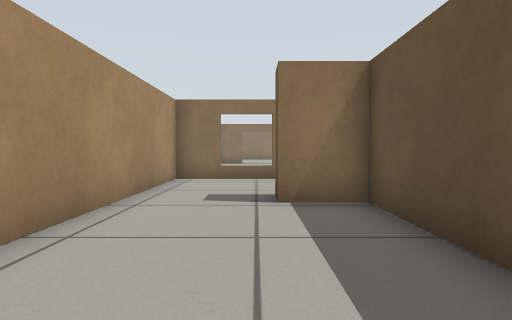
view 1 (above)

21 first-person views from a walk through a world built for the Gazebo simulator. The camera is 0.47 m above the floor, tilts 2° down and sees 75° across. The floor is counted in squares, 0.5 m on a side. Each view is taken from the middle of a square. On the plan, view 1 faces up. The plan holds only what a view shows up to about 12 squares ahead; the rest is blank.

view 2
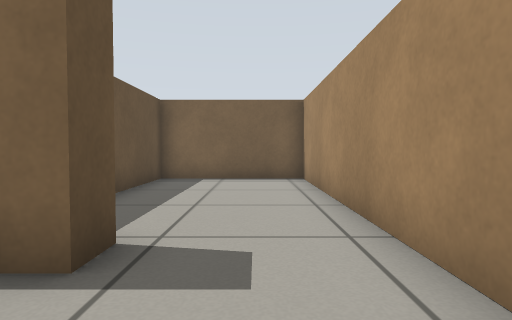

view 3
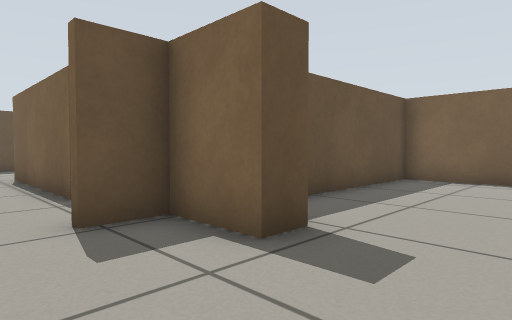

view 4
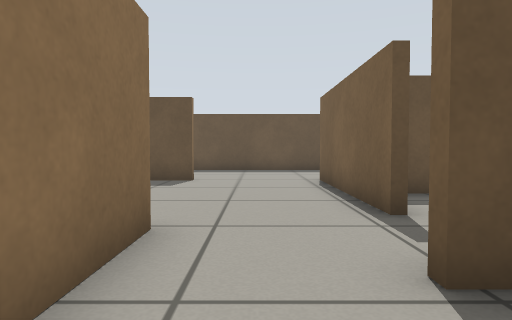

view 5
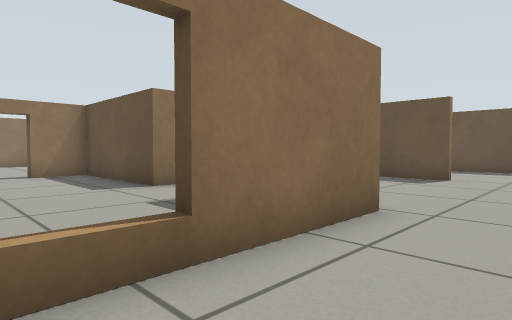

view 6
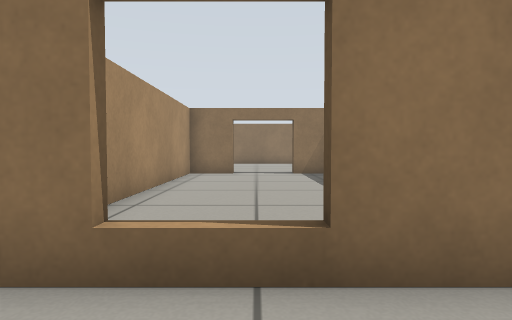

view 7
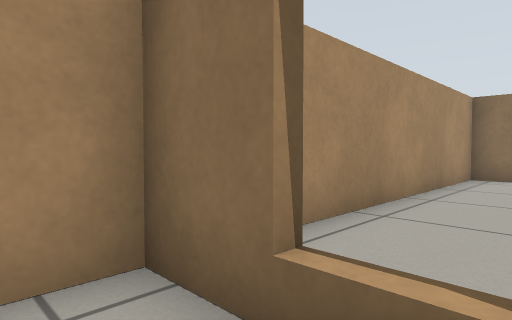

view 8
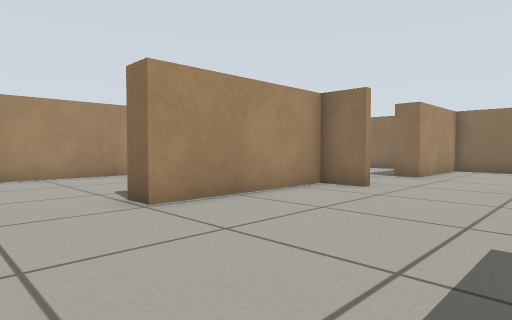

view 9
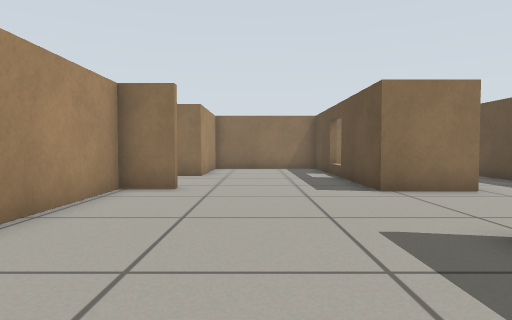

view 10
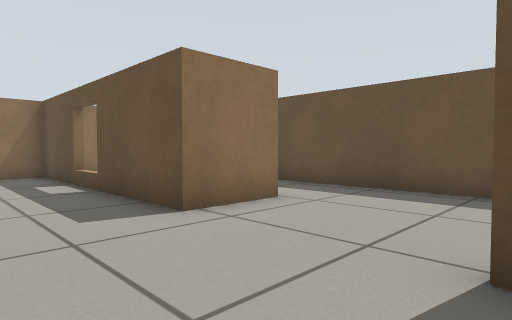

view 11
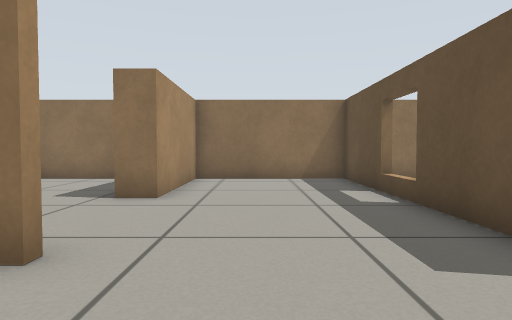

view 12
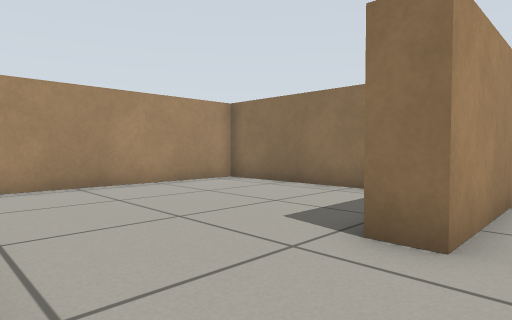

view 13
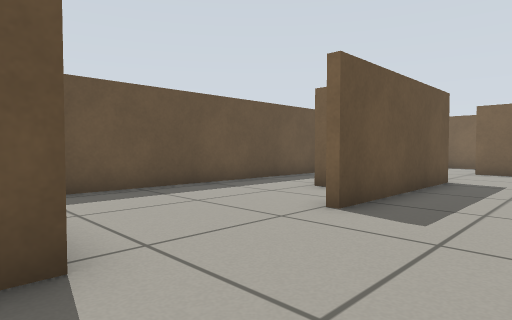

view 14
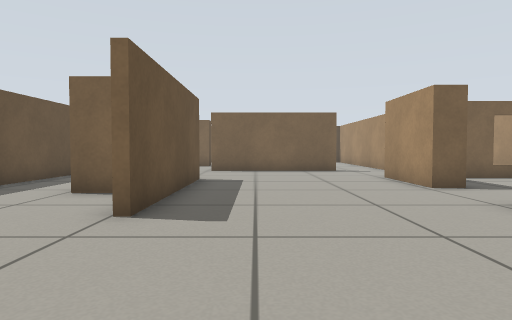

view 15
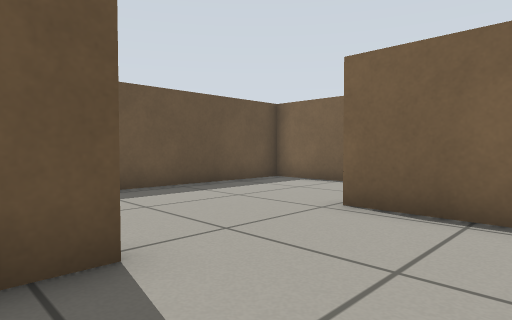

view 16
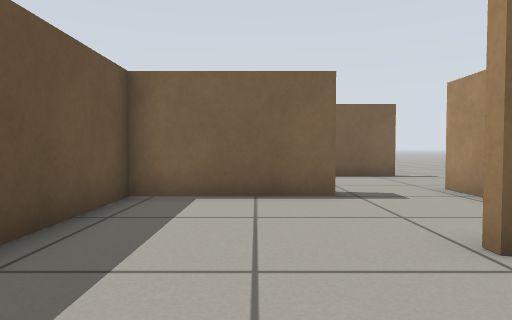

view 17
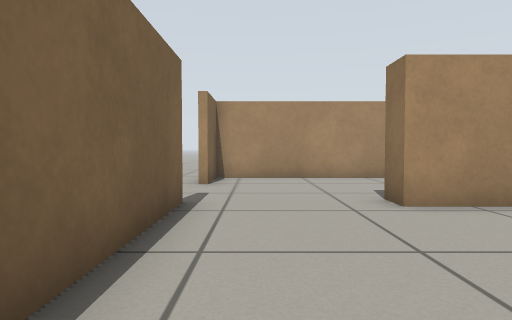

view 18
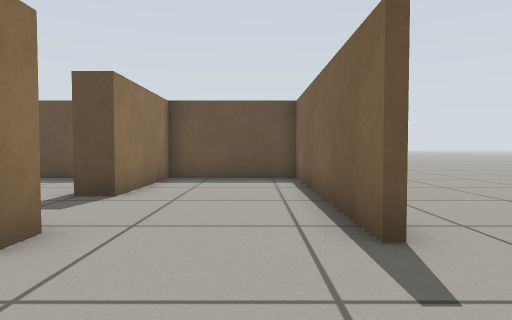

view 19
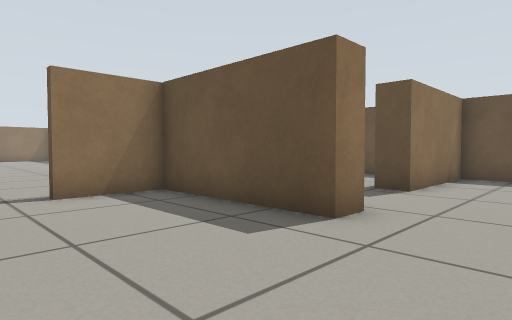

view 20
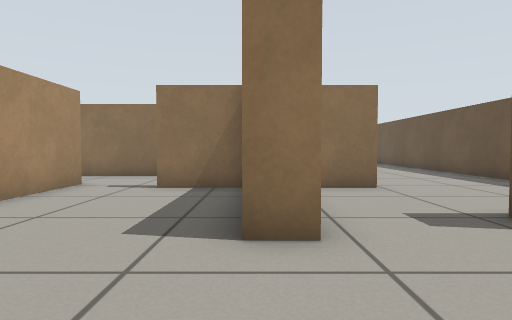

view 21
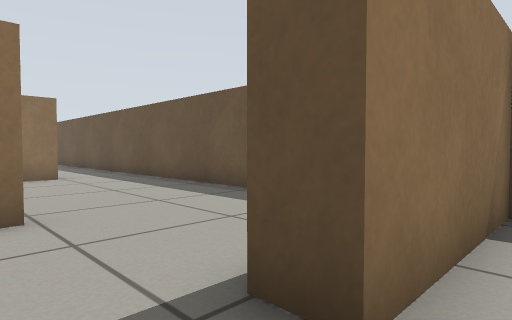

### Floor plan
Key: @ floor where view 1 was taken; # wall or solid block; . floor; = window, fence, low wall or low ledge.
Columns run from 3 left of view 1 to 14 right of it. Each row starts with its distance up from view 1.
 28 ################
 27 #...... #....#
 26 #.......#....#
 25 #.......#....=
 24 #............=   #
 23 #............#   #
 22 #............#  .#
 21 ##  .####....##..#
 20 #.....##.........#
 19 #.....##.........#
 18 #.....##.........#
 17 #.....##.........#
 16 #.....##.....#...#
 15 #............#...#
 14 #............##..#
 13 #.....##.....#...#
 12 #..... #.....#...#
 11 #  ...##.....#...#
 10 ###=###..........#
  9 #................#
  8 #................#
  7 #....#..#####....#
  6 #...##....#......#
  5 #....#....#......#
  4 #....#....#......#
  3 #....#....#...####
  2 #....#...........#
  1 #....#...........#
  0 #..@.#...........#
 -1 ########...#######
 -2     .........
 -3           ...

Positions as (right, up) in squares from view 1, and headings:
1: (0, 0), facing up
2: (-1, 9), facing down
3: (-2, 9), facing down-right
4: (0, 9), facing right
5: (-1, 8), facing up-right
6: (0, 8), facing up
7: (0, 9), facing up-left
8: (9, 13), facing up-left
9: (7, 13), facing up
10: (7, 16), facing up-right
11: (7, 18), facing up
12: (6, 21), facing up-left
13: (7, 21), facing down-right
14: (8, 21), facing down
15: (7, 12), facing down-right
16: (12, 10), facing down
17: (13, 0), facing left
18: (4, 0), facing right
19: (3, 0), facing up-right
20: (7, -1), facing up
21: (9, 2), facing up-right
